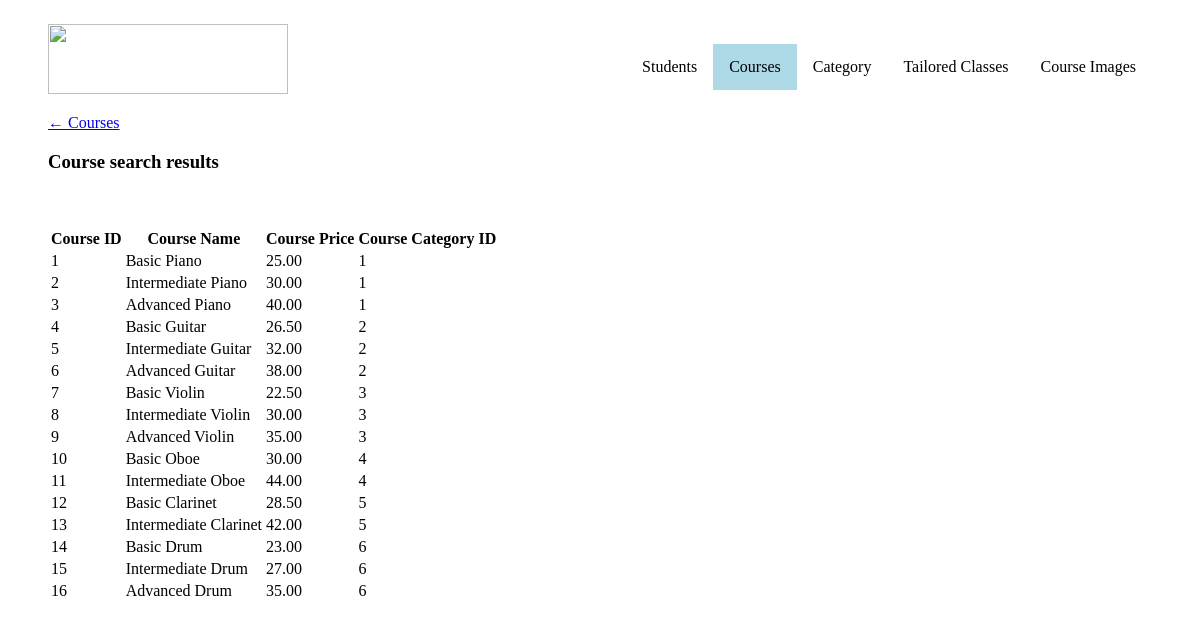
Page /course_search.php on the committed database.
### tables this page shows
CREATE TABLE `course` (
    `course_id`         INT(11) NOT NULL PRIMARY KEY AUTO_INCREMENT,
    `course_name`       VARCHAR(50) NOT NULL,
    `course_price`      DECIMAL(7,2) NOT NULL,
    `category_id`       INT(11) NOT NULL
);

### course_search.php (the view, shortened to what this page needs)
<?php
include("connection.php");
$query = $_GET['search_query'];
$res = $dbh->prepare("SELECT * FROM `course`
			WHERE (`course_id` LIKE '%".$query."%') OR (`course_name` LIKE '%".$query."%')") or die(mysql_error());
if ($res->execute() && $res->rowCount() > 0):
?>
<!doctype html>
<html lang="en">
<head>
    <link rel="stylesheet" href="styles.css">
</head>
<body>
<ul>
    <a href = "index.html"><img width="240" height="70" src = "images/a2_logo.png"></a>
    <li style="float:right"><a href="images.php">Course Images</a></li>
    <li style="float:right"><a href="tailored_classes/tailored_classes.php">Tailored Classes</a></li>
    <li style="float:right"><a href="categories/category.php">Category</a></li>
    <li style="float:right"><a class="active" href="courses.php">Courses</a></li>
    <li style="float:right"><a href="students.php">Students</a></li>
</ul>
<p><a href="courses.php">&#8592; Courses</a></p>
<div class="container">
    <h3>Course search results</h3>
    <br/><br/>
    <div class="table-responsive">
        <table>
            <thead>
            <tr>
                <th>Course ID</th>
                <th>Course Name</th>
                <th>Course Price</th>
                <th>Course Category ID</th>
            </tr>
            </thead>
            <tbody>
            <?php while ($row = $res->fetchObject()): ?>
                <tr>
                    <td><?php echo $row->course_id; ?></td>
                    <td><?php echo $row->course_name; ?></td>
                    <td><?php echo $row->course_price; ?></td>
                    <td><?php echo $row->category_id; ?></td>
                </tr>
            <?php endwhile; ?>
            </tbody>
        </table>
        <?php else: ?>
            <h3>Course search results</h3>
            <br/><br/>
            <p>No results found</p>
        <?php endif; ?>
</body>
</html>

### styles.css (style rules this page uses)
body { margin-top: 2%; margin-left: 4%; margin-right: 4%; }
ul { list-style-type: none; margin: 0; padding: 0; overflow: hidden; }
li { margin-top: 20px; }
li:last-child { border-right: none; }
li a { display: block; color: black; text-align: center; padding: 14px 16px; text-decoration: none; }
.active { background-color: lightblue; }

### rows in the picture
course: course_id "1", course_name "Basic Piano", course_price "25.00", category "1"
course: course_id "2", course_name "Intermediate Piano", course_price "30.00", category "1"
course: course_id "3", course_name "Advanced Piano", course_price "40.00", category "1"
course: course_id "4", course_name "Basic Guitar", course_price "26.50", category "2"
course: course_id "5", course_name "Intermediate Guitar", course_price "32.00", category "2"
course: course_id "6", course_name "Advanced Guitar", course_price "38.00", category "2"
course: course_id "7", course_name "Basic Violin", course_price "22.50", category "3"
course: course_id "8", course_name "Intermediate Violin", course_price "30.00", category "3"
course: course_id "9", course_name "Advanced Violin", course_price "35.00", category "3"
course: course_id "10", course_name "Basic Oboe", course_price "30.00", category "4"
course: course_id "11", course_name "Intermediate Oboe", course_price "44.00", category "4"
course: course_id "12", course_name "Basic Clarinet", course_price "28.50", category "5"
course: course_id "13", course_name "Intermediate Clarinet", course_price "42.00", category "5"
course: course_id "14", course_name "Basic Drum", course_price "23.00", category "6"
course: course_id "15", course_name "Intermediate Drum", course_price "27.00", category "6"
course: course_id "16", course_name "Advanced Drum", course_price "35.00", category "6"
